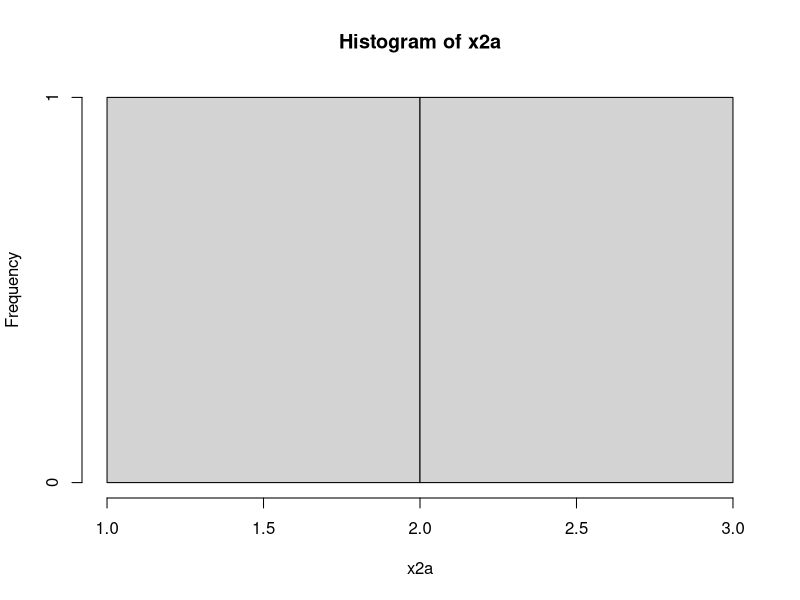
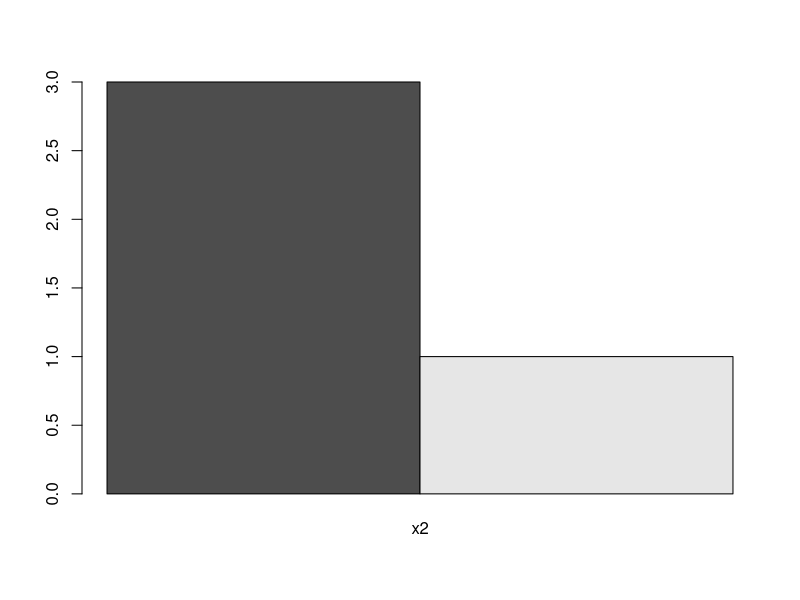
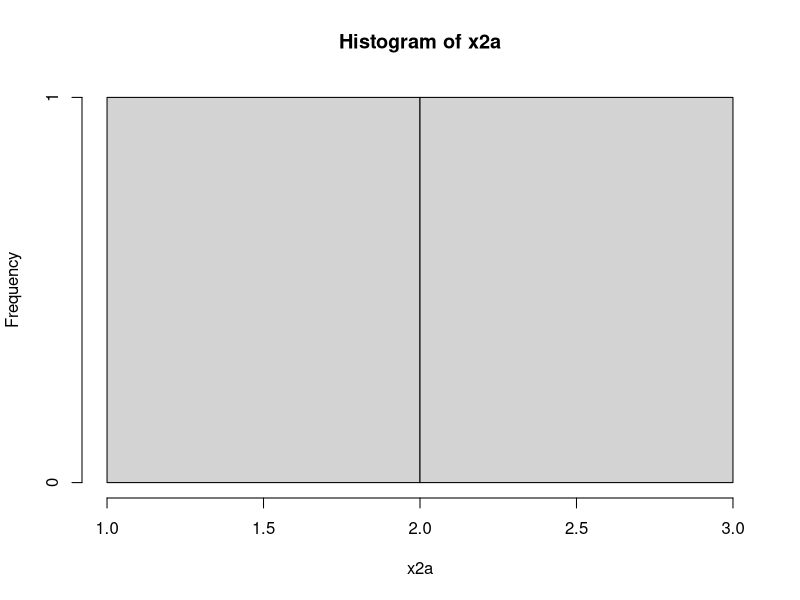
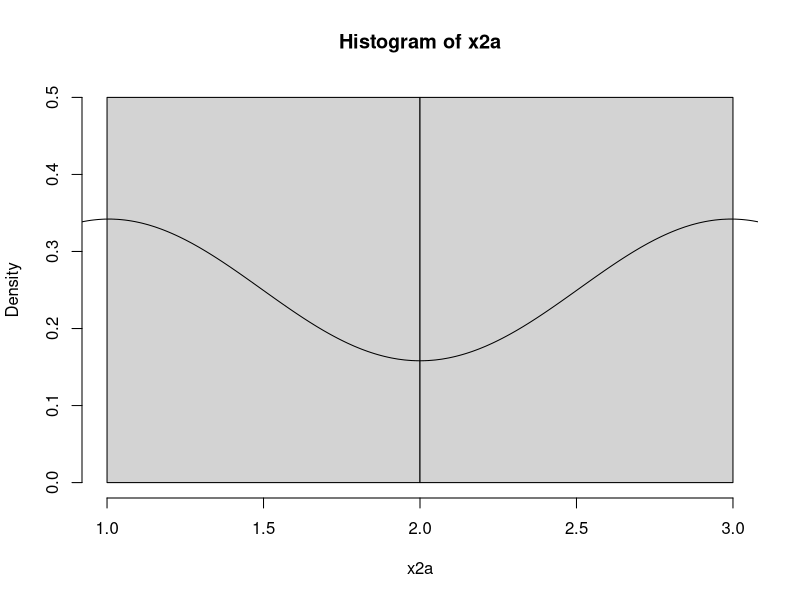

The R script that drew these images, in order:
#discrete numeric data

color=c('blue','green','blue','blue')
(x2=table(color))  
(x2a=cbind(x2))
hist(x2a)
barplot(x2a, beside=T)


h=hist(x2a)
h
hist(x2a, freq=F)
lines(density(x2a))
?ls
